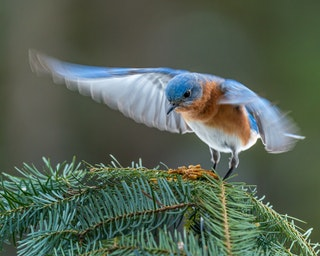
#> input picture Programas/Imagenes/colibri.jpg, 320 x 256 px
$ python Practica33.py
#> lines starting #> are read from the running program, lines starting #| are printed output that depends on the picture
# Importamos las librerias
import cv2
import matplotlib.pyplot as plt
import numpy as np

# Seleccionamos la imagen a tratar
img = cv2.imread("Imagenes/colibri.jpg",0)
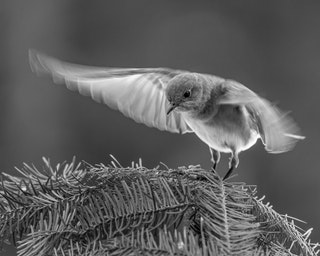
#> img: shape (256, 320); min 0, max 255, mean 93.6

# Mostramos la imagen
cv2.imshow("Imagen original",img)
cv2.waitKey(0)

# Obtenemos el histograma
ax = plt.hist(img.ravel(), bins=256)
plt.title("Histograma de la imagen original")
plt.show()
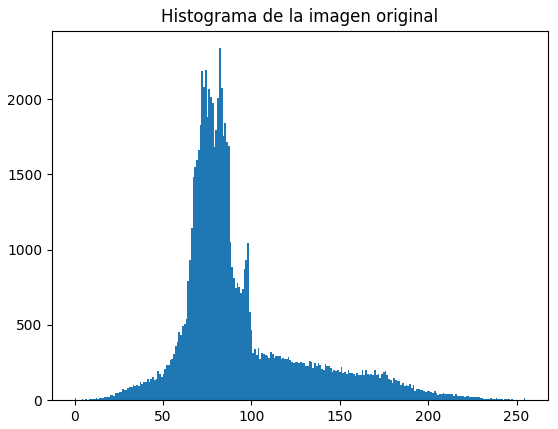
#> figure drawn by matplotlib, 1 panel; tallest bar 2339 high, from x = 81.68 to 82.68

# Ecualizamos a la imagen
hist_equ = cv2.equalizeHist(img)
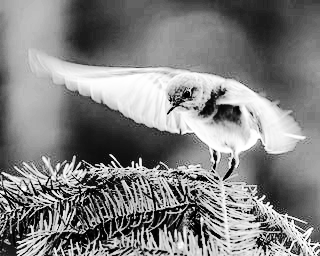
#> hist_equ: shape (256, 320); min 0, max 255, mean 129.2
cv2.imshow("Imagen equializada", hist_equ)
cv2.waitKey(0)

# Ecualizamos al histograma
ax = plt.hist(hist_equ.ravel(), bins=256)
plt.title("Histograma ecualizado")
plt.show()
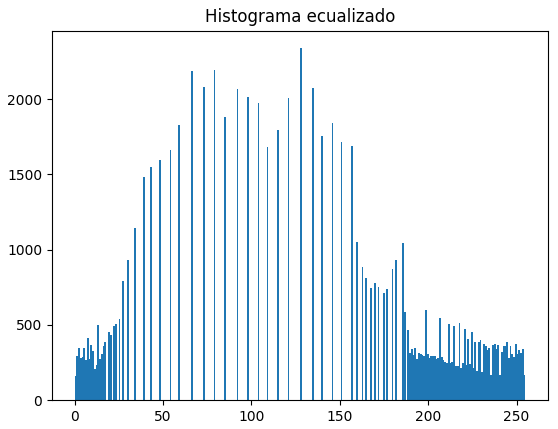
#> figure drawn by matplotlib, 1 panel; tallest bar 2339 high, from x = 127.5 to 128.5

# Comparamos las imagenes obtenidas
img_con_equ = np.hstack((img, hist_equ))
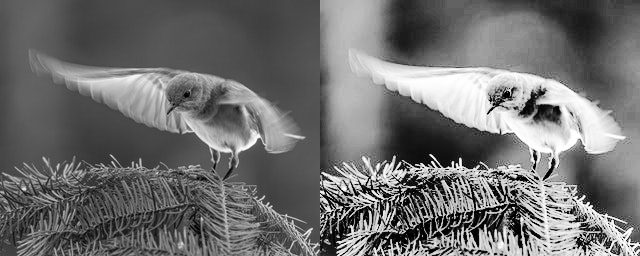
#> img_con_equ: shape (256, 640); min 0, max 255, mean 111.4
cv2.imshow("Comparación de imagenes", img_con_equ)
cv2.waitKey(0)

$ run again, with Programas/Imagenes/cebra.jpg copied over Programas/Imagenes/colibri.jpg
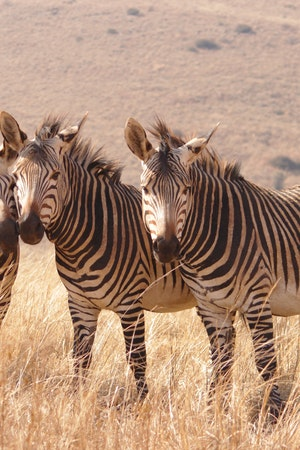
#> input picture Programas/Imagenes/cebra.jpg, 300 x 450 px
#> `plt.show()`:
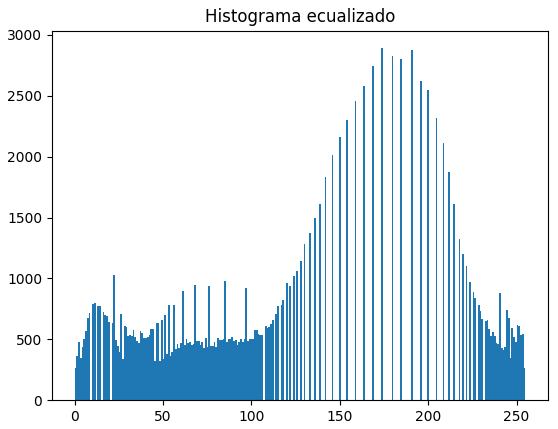
#> figure drawn by matplotlib, 1 panel; tallest bar 2891 high, from x = 173.3 to 174.3
#> `img_con_equ = np.hstack((img, hist_equ))`:
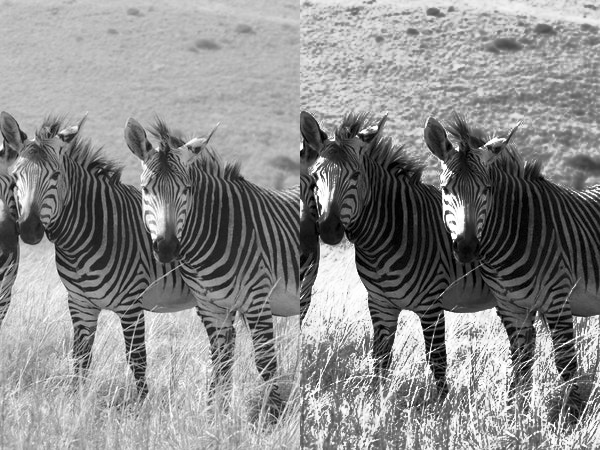
#> img_con_equ: shape (450, 600); min 0, max 255, mean 139.1
